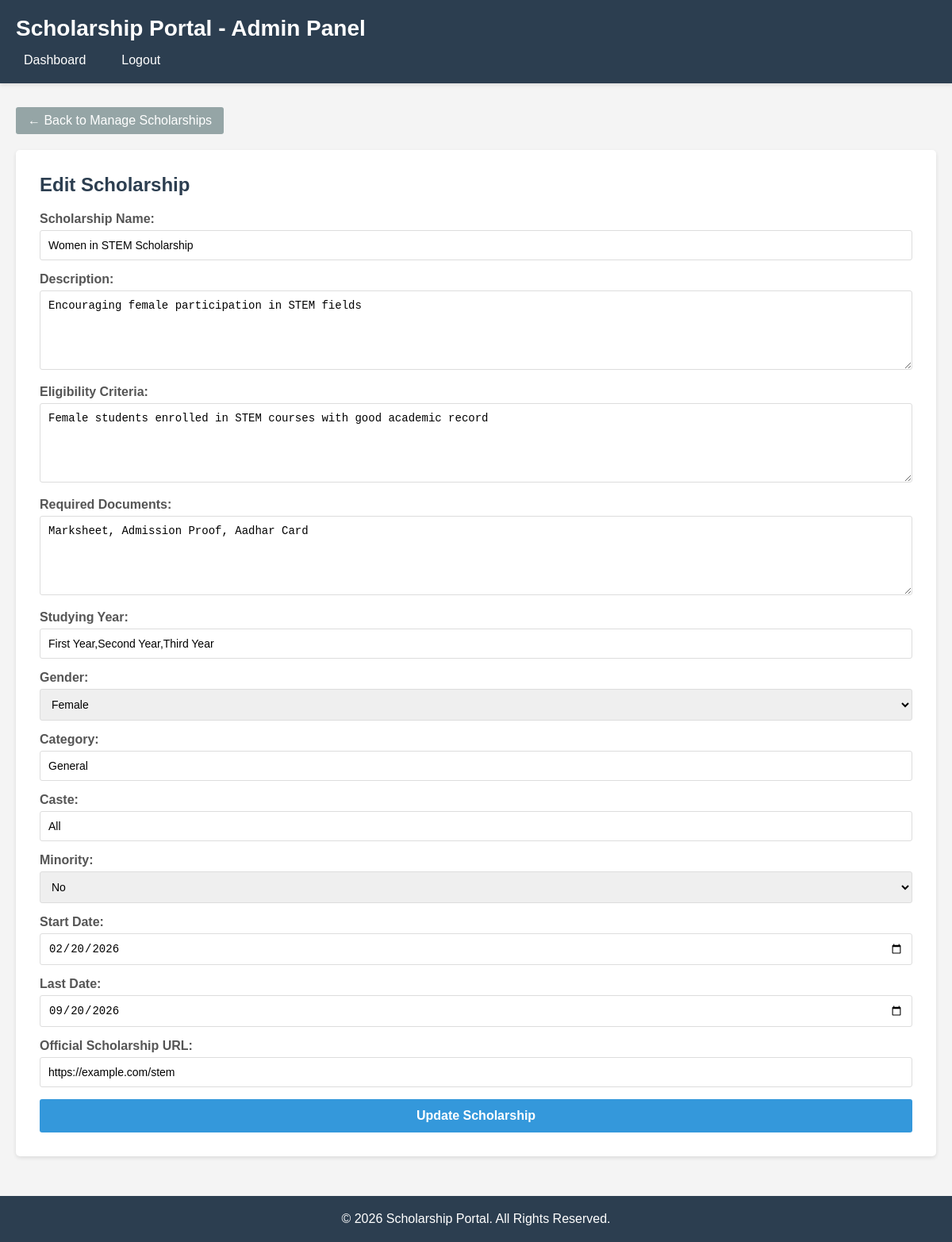
Page /admin/edit_scholarship.php?id=18 (signed in) on the committed database.
### tables this page shows
CREATE TABLE scholarships (
    id INT PRIMARY KEY AUTO_INCREMENT,
    name VARCHAR(255) NOT NULL,
    description TEXT NOT NULL,
    eligibility TEXT NOT NULL,
    documents TEXT NOT NULL,
    studying_year VARCHAR(50) NOT NULL,
    gender VARCHAR(20) NOT NULL,
    category VARCHAR(50) NOT NULL,
    caste VARCHAR(50) NOT NULL,
    minority VARCHAR(10) NOT NULL,
    start_date DATE NOT NULL,
    last_date DATE NOT NULL,
    apply_url VARCHAR(500) NOT NULL
);

### admin/edit_scholarship.php (the view, shortened to what this page needs)
<?php
include '../db.php';
$scholarship = null;
if (isset($_GET['id'])) {
    $id = $_GET['id'];
    $sql = "SELECT * FROM scholarships WHERE id = $id";
    $result = mysqli_query($conn, $sql);
    if (mysqli_num_rows($result) > 0) {
        $scholarship = mysqli_fetch_assoc($result);
    } else {
        echo "Scholarship not found.";
        exit();
    }
} else if ($_SERVER['REQUEST_METHOD'] != 'POST') {
    header('Location: manage_scholarships.php');
    exit();
}
?>
<!DOCTYPE html>
<html lang="en">
<head>
    <link rel="stylesheet" href="../style.css">
</head>
<body>
  <?php include 'admin_header.php'; ?>
    <div class="container">
        <a href="manage_scholarships.php" class="back-btn">← Back to Manage Scholarships</a>
        <div style="background-color: white; padding: 30px; border-radius: 5px; box-shadow: 0 2px 5px rgba(0,0,0,0.1);">
            <h2 style="color: #2c3e50; margin-bottom: 20px;">Edit Scholarship</h2>
            <form method="POST" action="edit_scholarship.php">
                <div class="form-group">
                    <label>Scholarship Name:</label>
                    <input type="text" name="name" value="<?php echo htmlspecialchars($scholarship['name']); ?>" required>
                </div>
                <div class="form-group">
                    <label>Description:</label>
                    <textarea name="description" required><?php echo htmlspecialchars($scholarship['description']); ?></textarea>
                </div>
                <div class="form-group">
                    <label>Eligibility Criteria:</label>
                    <textarea name="eligibility" required><?php echo htmlspecialchars($scholarship['eligibility']); ?></textarea>
                </div>
                <div class="form-group">
                    <label>Required Documents:</label>
                    <textarea name="documents" required><?php echo htmlspecialchars($scholarship['documents']); ?></textarea>
                </div>
                <div class="form-group">
                    <label>Studying Year:</label>
                    <input type="text" name="studying_year" value="<?php echo htmlspecialchars($scholarship['studying_year']); ?>" required>
                </div>
                <div class="form-group">
                    <label>Gender:</label>
                    <select name="gender" required>
                        <option value="Female" <?php if($scholarship['gender'] == 'Female') echo 'selected'; ?>>Female</option>
                    </select>
                </div>
                <div class="form-group">
                    <label>Category:</label>
                    <input type="text" name="category" value="<?php echo htmlspecialchars($scholarship['category']); ?>" required>
                </div>
                <div class="form-group">
                    <label>Caste:</label>
                    <input type="text" name="caste" value="<?php echo htmlspecialchars($scholarship['caste']); ?>" required>
                </div>
                <div class="form-group">
                    <label>Minority:</label>
                    <select name="minority" required>
                        <option value="No" <?php if($scholarship['minority'] == 'No') echo 'selected'; ?>>No</option>
                    </select>
                </div>
                <div class="form-group">
                    <label>Start Date:</label>
                    <input type="date" name="start_date" value="<?php echo $scholarship['start_date']; ?>" required>
                </div>
                <div class="form-group">
                    <label>Last Date:</label>
                    <input type="date" name="last_date" value="<?php echo $scholarship['last_date']; ?>" required>
                </div>
                <div class="form-group">
                    <label>Official Scholarship URL:</label>
                    <input type="url" name="apply_url" value="<?php echo htmlspecialchars($scholarship['apply_url']); ?>" required>
                </div>
                <button type="submit" class="btn">Update Scholarship</button>
            </form>
        </div>
    </div>
<?php include '../footer.php'; ?>
</body>
</html>

### style.css (style rules this page uses)
* { margin: 0; padding: 0; box-sizing: border-box; }
body { font-family: Arial, sans-serif; background-color: #f4f4f4; color: #333; }
.container { max-width: 1200px; margin: 30px auto; padding: 0 20px; }
.form-group { margin-bottom: 15px; }
.form-group label { display: block; margin-bottom: 5px; color: #555; font-weight: bold; }
.form-group input, .form-group textarea, .form-group select { width: 100%; padding: 10px; border: 1px solid #ddd; border-radius: 3px; font-size: 14px; }
.form-group textarea { min-height: 100px; resize: vertical; }
.btn { width: 100%; padding: 12px; background-color: #3498db; color: white; border: none; border-radius: 3px; cursor: pointer; font-size: 16px; font-weight: bold; }
.back-btn { display: inline-block; margin-bottom: 20px; padding: 8px 15px; background-color: #95a5a6; color: white; text-decoration: none; border-radius: 3px; }

### rows in the picture
scholarships: name "Women in STEM Scholarship", description "Encouraging female participation in STEM fields", eligibility "Female students enrolled in STEM courses with good academic record", documents "Marksheet, Admission Proof, Aadhar Card", studying_year "First Year,Second Year,Third Year", gender "Female", category "General", caste "All", minority "No", start_date "02/20/2026", last_date "09/20/2026", apply_url "https://example.com/stem"
